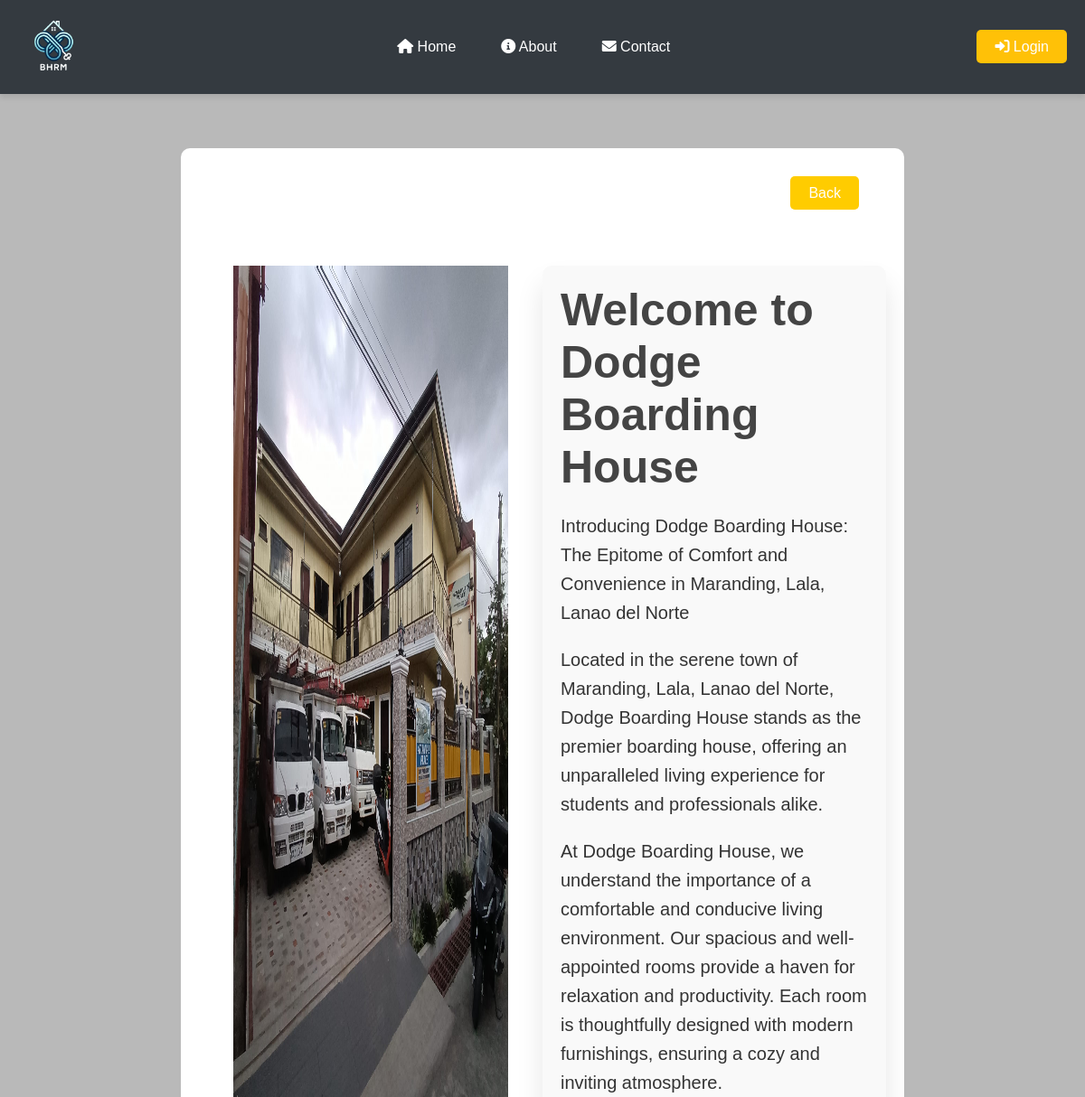
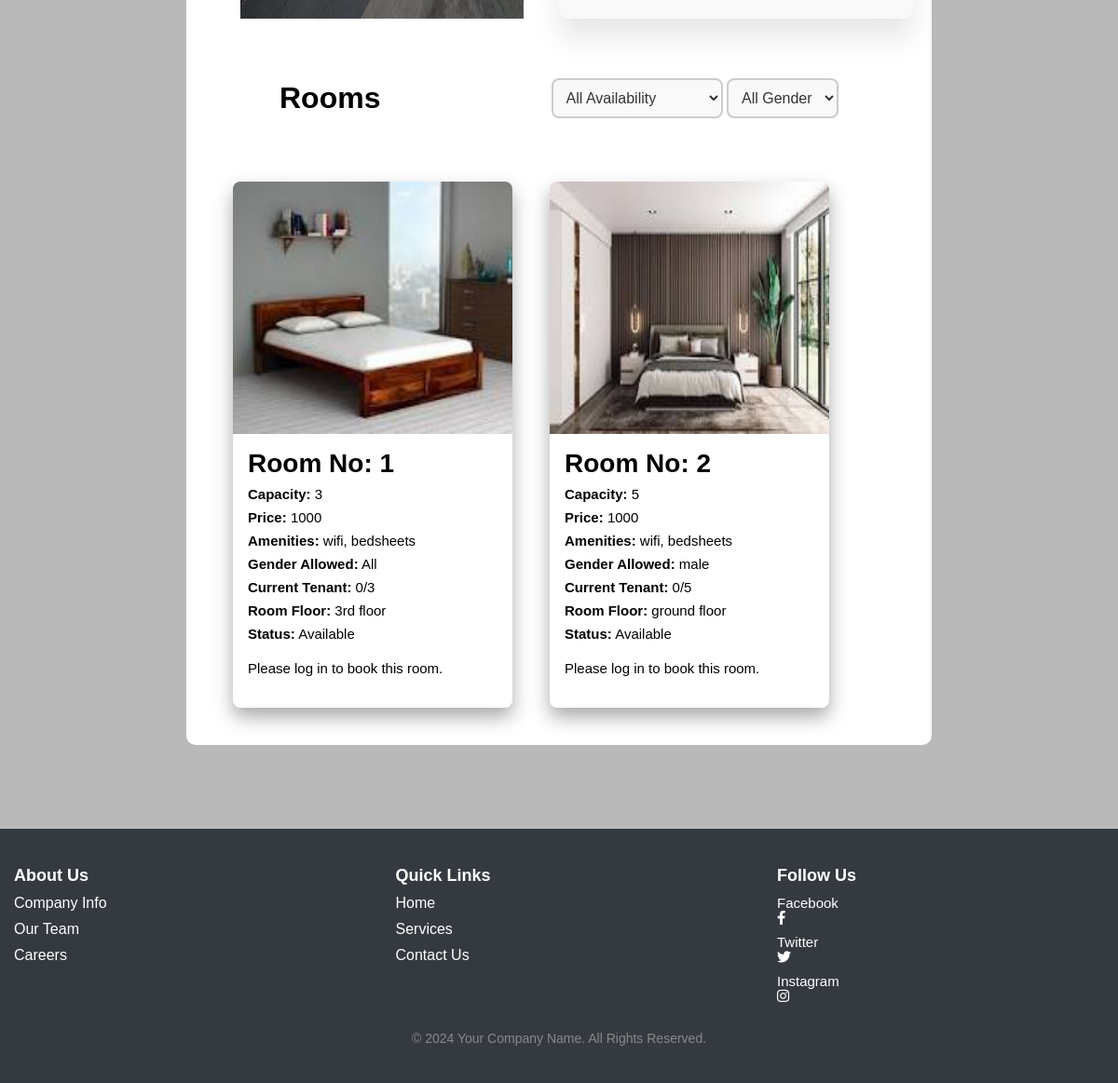
Page /boardinghouse.php?hname=Dodge Boarding House on the committed database (2 pictures, top to bottom).
### tables this page shows
CREATE TABLE `boardinghouses` (
  `id` int(11) NOT NULL,
  `owner` varchar(255) NOT NULL,
  `hname` varchar(25) NOT NULL,
  `haddress` varchar(25) NOT NULL,
  `contact_no` int(255) NOT NULL,
  `landlord` varchar(255) NOT NULL
);

CREATE TABLE `documents` (
  `id` int(255) NOT NULL,
  `bar_clear` varchar(255) NOT NULL,
  `bus_per` varchar(255) NOT NULL,
  `image` varchar(255) NOT NULL,
  `hname` varchar(255) NOT NULL,
  `owner` varchar(255) NOT NULL
);

CREATE TABLE `rooms` (
  `id` int(11) NOT NULL,
  `room_no` int(255) NOT NULL,
  `capacity` int(255) NOT NULL,
  `current_tenant` int(255) NOT NULL,
  `amenities` varchar(255) NOT NULL,
  `tenant_type` varchar(255) NOT NULL,
  `room_floor` varchar(255) NOT NULL,
  `price` int(255) NOT NULL,
  `image` varchar(255) NOT NULL,
  `status` varchar(255) NOT NULL,
  `hname` varchar(255) NOT NULL,
  `owner` varchar(255) NOT NULL
);

### boardinghouse.php (the view, shortened to what this page needs)
<?php
require 'php/connection.php';
if(!empty($_SESSION["uname"]) && $_SESSION["role"] == 'user'){
    if (isset($_GET['hname'])){
        $_SESSION['hname'] = $_GET['hname'];
        $hname = $_SESSION['hname'];
        $query = "select * from boardinghouses inner join documents on boardinghouses.hname = documents.hname where boardinghouses.hname = '$hname'";
        $result = mysqli_query($conn, $query);
        $fetch = mysqli_fetch_assoc($result);
        $img = $fetch['image'];
        echo "
        <script src='jquery.min.js'></script>
        <link rel='stylesheet' href='toastr.min.css'/>
        <script src='toastr.min.js'></script>
        <script>
            $(document).ready(function() {
                // Check if the login message should be displayed
                " . (isset($_SESSION['login_message_displayed']) ? "toastr.success('Logged in Successfully');" : "") . "
            });
        </script>
        ";
        if (isset($_SESSION['login_message_displayed'])) {
            unset($_SESSION['login_message_displayed']);
        }
    }
}else{
    $hname = $_GET['hname'];
    $query = "select * from boardinghouses inner join documents on boardinghouses.hname = documents.hname where boardinghouses.hname = '$hname'";
    $result = mysqli_query($conn, $query);
    $fetch = mysqli_fetch_assoc($result);
}
?>
<!DOCTYPE html>
<html lang="en">
<head>
</head>
<body>
    <div class="background">
        <?php include 'navbar.php'; ?>
        <div class="content-background">
            <div class="back">
                <div>
                    <?php
                        if(empty($_SESSION['uname'])){
                            echo '<a class="btn" href="index.php">Back</a>';
                        }else{
                            echo '<a class="btn" href="index.php">Back</a>';
                        }
                    ?>
                </div>
            </div>
            <div class="section1">
                <div class="secrow1">
                    <?php if(!empty($_SESSION['uname'])): ?>
                    <img src="<?php echo $img ?>">
                    <?php else: ?>
                    <img src="<?php echo $fetch['image'] ?>">
                    <?php endif; ?>
                </div>
                <div class="secrow2">
                    <div class="text-box">
                        <h1>Welcome to <?php if(!empty($_SESSION['hname'])){ echo $_SESSION['hname']; }else {  echo $_GET['hname']; } ?></h1>
                        <p>Introducing <?php if(!empty($_SESSION['hname'])){ echo $_SESSION['hname']; }else {  echo $_GET['hname']; } ?>: The Epitome of Comfort and Convenience in Maranding, Lala, Lanao del Norte</p>
                        <p>Located in the serene town of Maranding, Lala, Lanao del Norte, <?php if(!empty($_SESSION['hname'])){ echo $_SESSION['hname']; }else {  echo $_GET['hname']; } ?> stands as the premier boarding house, offering an unparalleled living experience for students and professionals alike.</p>
                        <p>At <?php if(!empty($_SESSION['hname'])){ echo $_SESSION['hname']; }else {  echo $_GET['hname']; } ?>, we understand the importance of a comfortable
                        and conducive living environment. Our spacious and well-appointed rooms provide a haven for relaxation and productivity. Each room is thoughtfully designed with modern furnishings, ensuring a cozy and inviting atmosphere.</p>
                    </div>
                </div>
            </div>
            <div class="section2">
                <div class="room-header">
                    <h1>Rooms</h1>
                </div>
                <div class="form">
                    <form method="get" action="">
                        <select name="availability" onchange="this.form.submit()">
                            <option value="">All Availability</option>
                        </select>
                        <select name="tenant_type" onchange="this.form.submit()">
                            <option value="">All Gender</option>
                        </select>
                    </form>
                </div>
            </div>
            <div class="section3">
                <?php
                if (!empty($_SESSION["uname"]) && $_SESSION['role'] == 'user' || empty($_SESSION["uname"])){
                    $hname = isset($_SESSION['hname']) ? $_SESSION['hname'] : '';
                    if ($hname != '') {
                        $query = "SELECT * FROM rooms WHERE hname = '$hname'";
                        $result = mysqli_query($conn, $query);
                        if ($result && mysqli_num_rows($result) > 0) {
                            while ($fetch = mysqli_fetch_assoc($result)) {
                                $hname = $fetch['hname'];
                                $roomno = $fetch['room_no'];
                        ?>
                                <div class="card">
                                    <img src="<?php echo $fetch['image']?>" class="card-img-top" alt="Room Image">
                                    <div class="card-content">
                                    <h5><strong></strong> Room No: </strong><?php echo $fetch['room_no']?></h5>
                                    <p><strong> Capacity:</strong> <?php echo $fetch['capacity']?></p>
                                    <p><strong> Price:</strong> <?php echo $fetch['price']?></p>
                                    <p><strong>Amenities:</strong> <?php echo $fetch['amenities']?></p>
                                    <p><strong>Gender Allowed:</strong>  <?php echo $fetch['tenant_type']?></p>
                                    <p><strong>Current Tenant:</strong> <?php echo $fetch['current_tenant']; ?>/<?php echo $fetch['capacity']?> </p>
                                    <p><strong>Room Floor:</strong>  <?php echo $fetch['room_floor']?> </p>
                                    <p><strong>Status:</strong> <?php echo $fetch['status']?></p>
                                        <div class="room-btn">
                                            <?php
                                                $roomQuery = "SELECT capacity, current_tenant, tenant_type FROM rooms WHERE room_no = $roomno AND hname = '$hname'";
                                                $roomResult = mysqli_query($conn, $roomQuery);
                                                $roomData = mysqli_fetch_assoc($roomResult);
                                                $roomCapacity = $roomData['capacity'];
                                                $currentTenant = $roomData['current_tenant'];
                                                if ($currentTenant == $roomCapacity) {
                                                    $roomStatus = "Full";
                                                } else {
                                                    $roomStatus = "Available";
                                                }
                                                if (isset($_SESSION['uname'])) {
                                                    $userQuery = "SELECT role, gender FROM users WHERE uname = '" . $_SESSION['uname'] . "'";
                                                    $userResult = mysqli_query($conn, $userQuery);
                                                    $userData = mysqli_fetch_assoc($userResult);
                                                    if ($roomData['tenant_type'] === 'All' || strtolower($roomData['tenant_type']) === strtolower($userData['gender'])) {
                                                        if ($roomStatus === "Available") {
                                                            ?>
                                                            <a href='book-in.php?roomno=<?php echo $roomno; ?>' class='btn btn-warning'>Book Now!</a>
                                                            <?php
                                                        } else {
                                                            echo "<p>This room is currently full. You cannot book it.</p>";
                                                        }
                                                    } else {
                                                        echo "<p>This room is restricted to " . ucfirst($roomData['tenant_type']) . " tenants.</p>";
                                                    }
                                                } else {
                                                    echo "<p>Please log in to book this room.</p>";
                                                }
                                            ?>
                                        </div>
                                    </div>
                                </div>
                <?php
                            }
                        }
                    }
                }
                ?>
            </div>
        </div>
        <footer class="footer">
            <div class="container">
                <div class="row">
                    <div class="footer-col">
                        <h4>About Us</h4>
                        <ul>
                            <li><a href="#">Company Info</a></li>
                            <li><a href="#">Our Team</a></li>
                            <li><a href="#">Careers</a></li>
                        </ul>
                    </div>
                    <div class="footer-col">
                        <h4>Quick Links</h4>
                        <ul>
                            <li><a href="#">Home</a></li>
                            <li><a href="#">Services</a></li>
                            <li><a href="#">Contact Us</a></li>
                        </ul>
                    </div>
                    <div class="footer-col">
                        <h4>Follow Us</h4>
                        <div class="social-links">
                            <a href="#">Facebook<i class="fab fa-facebook-f"></i></a>
                            <a href="#">Twitter<i class="fab fa-twitter"></i></a>
                            <a href="#">Instagram<i class="fab fa-instagram"></i></a>
                        </div>
                    </div>
                </div>
                <p class="footer-bottom-text">© 2024 Your Company Name. All Rights Reserved.</p>
            </div>
        </footer>
    </div>
</body>
</html>

### navbar.php (shortened to what this page needs)
<!DOCTYPE html>
<html lang="en">
<head>
    <link rel="stylesheet" href="https://cdnjs.cloudflare.com/ajax/libs/font-awesome/6.0.0/css/all.min.css">
</head>
<body>
<nav class="navbar">
    <a class="navbar-brand" href="#">
        <img src="images/logo.png" alt="Logo">
    </a>
    <div class="nav-links">
        <a class="nav-link" href="index.php"><i class="fas fa-home"></i> Home</a>
        <a class="nav-link" href="about.php"><i class="fas fa-info-circle"></i> About</a>
        <a class="nav-link" href="contact.php"><i class="fas fa-envelope"></i> Contact</a>
    </div>
    <div class="login">
        <?php if (empty($_SESSION['uname'])): ?>
            <a class="button" href="php/login.php"><i class="fas fa-sign-in-alt"></i> Login</a>
        <?php endif; ?>
    </div>
</nav>
</body>
</html>

### boardinghouse.php (style rules this page uses)
* { margin: 0; padding: 0; box-sizing: border-box; font-family: sans-serif; }
a { text-decoration: none; color: black; }
body { margin: 0; padding: 0; box-sizing: border-box; color: black; }
.background { background-color: #b9b9b9; background-size: cover; background-position: center; background-repeat: no-repeat; min-height: auto; }
.content-background { background-color: white; margin: 60px 200px 90px 200px; border-radius: 10px; }
.back { height: 100px; display: flex; justify-content: right; align-items: center; margin-right: 50px; }
.back a { height: auto; }
.secrow1 { display: flex; justify-content: center; align-items: top; }
.secrow1 img { overflow: hidden; width: 80%; height: 100%; }
.text-box { background-color: #f9f9f9; padding: 20px; border-radius: 10px; box-shadow: 0px 20px 30px rgba(0, 0, 0, 0.1); font-family: Arial, sans-serif; color: #333; }
.text-box h1 { color: #444; margin-bottom: 15px; }
.text-box p { line-height: 1.6; }
.secrow2 h1 { font-size: 50px; }
.secrow2 p { margin-top: 20px; font-size: 20px; }
.section2 { margin: auto; width: 80%; background-color: rgb(255, 255, 255); height: 130px; font-weight: 20; border-radius: 10px; padding: 20px; display: flex; }
.room-header { display: flex; flex-direction: row; align-items: center; }
.form { width: 100%; display: flex; flex-direction: row; justify-content: flex-end; align-items: center; }
.form select { padding: 10px; font-size: 16px; border: 2px solid #ccc; border-radius: 8px; background-color: #f9f9f9; color: #333; outline: none; transition: border-color 0.3s ease; }
.btn { color: rgb(255, 255, 255); padding: 10px 20px; border-radius: 5px; font-size: 16px; cursor: pointer; background-color: #ffcc00; }
.section3 { height: auto; display: flex; border-radius: 10px; flex-wrap: wrap; padding-top: 5px; padding-left: 30px; padding-right: 30px; padding-bottom: 20px; }
.card img { width: 100%; height: 50%; }
.card-content { padding: 16px; }
.card-content h5 { font-size: 28px; margin-bottom: 8px; }
.card-content p { color: black; font-size: 15px; margin-bottom: 8px; }
.room-btn { margin-top: 20px; }
.footer { background-color: #343a40; color: white; padding: 40px 0; font-family: Arial, sans-serif; }
.footer .container { max-width: 1200px; margin: 0 auto; padding: 0 15px; }
.footer .row { display: flex; justify-content: space-between; }
.footer-col { width: 30%; }
.footer-col h4 { font-size: 18px; margin-bottom: 10px; font-weight: bold; }
.footer-col ul { list-style-type: none; padding-left: 0; }
.footer-col ul li { margin-bottom: 10px; }
.footer-col ul li a { color: white; text-decoration: none; transition: color 0.3s ease; }
.footer-col .social-links a { color: white; margin-right: 10px; font-size: 15px; transition: color 0.3s ease; display: flex; flex-direction: column; margin-top: 10px; }
.footer-col .social-links a:first-child { margin-top: 0px; }
.footer-bottom-text { text-align: center; margin-top: 30px; font-size: 14px; color: #888; }
.section1 { background-color: white; height: auto; font-weight: 20; display: grid; grid-template-columns: 1fr 1fr; border-radius: 10px; padding: 20px; padding-top: 30px; }
.card { width: 300px; border-radius: 8px; overflow: hidden; box-shadow: 0px 10px 20px #aaaaaa; margin: 20px; display: flex; flex-direction: column; justify-content: space-between; padding-bottom: 10px; height: auto; }

### navbar.php (style rules this page uses)
* { margin: 0; padding: 0; box-sizing: border-box; font-family: sans-serif; }
.navbar { background-color: #343a40; display: flex; justify-content: space-between; align-items: center; padding: 10px 20px; box-shadow: 0 4px 6px rgba(0, 0, 0, 0.1); position: relative; }
.navbar-brand img { width: 80px; height: 80px; }
.nav-links { display: flex; gap: 20px; align-items: center; }
.nav-link { color: white; text-decoration: none; padding: 10px 15px; transition: color 0.3s ease; }
.button { color: white; background-color: #ffc107; padding: 10px 20px; border-radius: 5px; text-decoration: none; font-size: 16px; transition: background-color 0.3s ease; }

### rows in the picture
boardinghouses: documents.image (picture)
rooms: image (picture), room_no "1", capacity "3", price "1000", amenities "wifi, bedsheets", tenant_type "All", current_tenant "0", room_floor "3rd floor", status "Available"
rooms: image (picture), room_no "2", capacity "5", price "1000", amenities "wifi, bedsheets", tenant_type "male", current_tenant "0", room_floor "ground floor", status "Available"

### other values in the picture
$_GET['hname'] "Dodge Boarding House"
